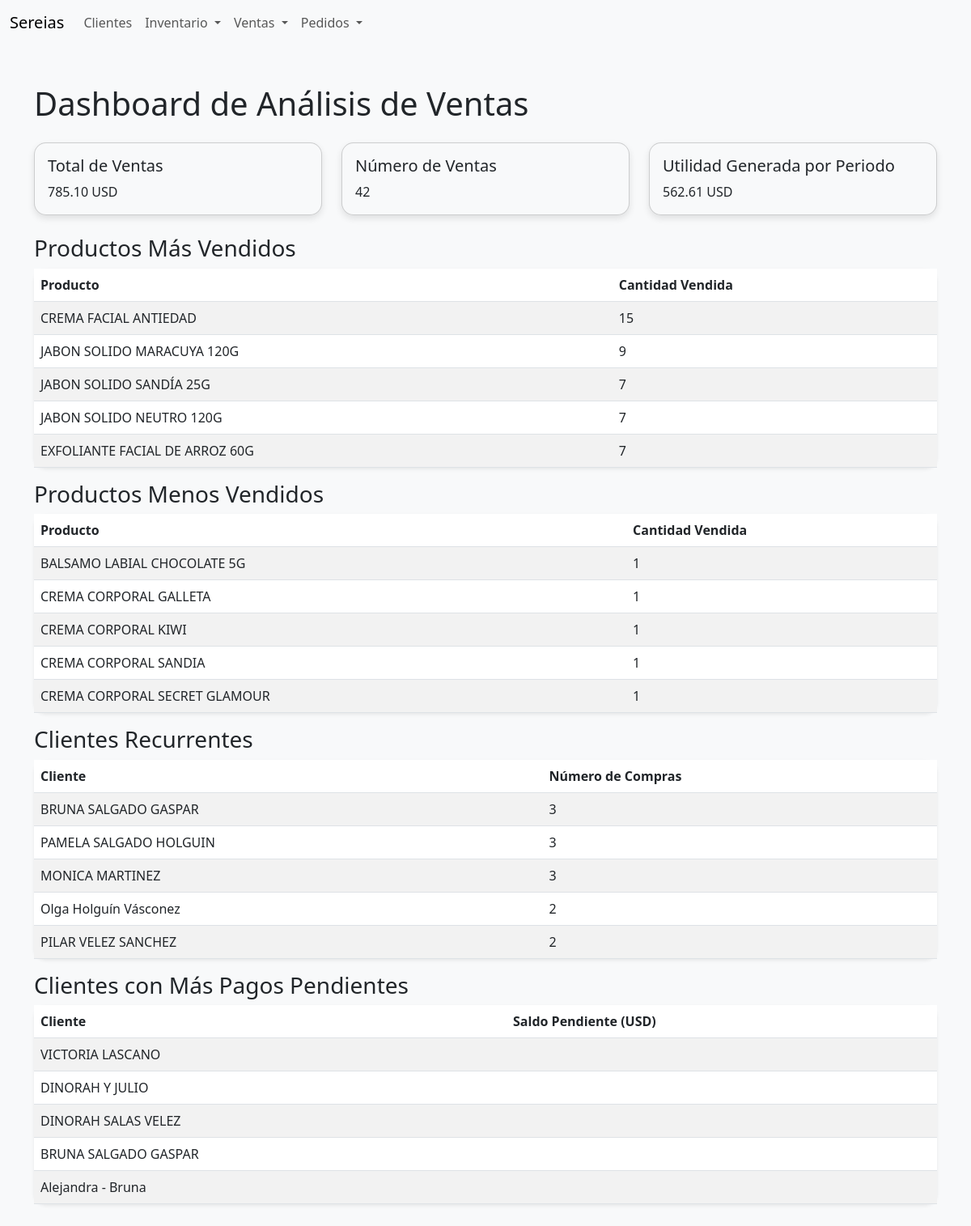
The page /inventario/dashboard/ on the database its author committed.
### inventory/models.py (models this page shows, shortened)
class Producto(models.Model):
    UNIDADES = [
        ('g', 'Gramos'),
        ('ml', 'Mililitros'),
        ('unidad', 'Unidades'),
    ]
    CATEGORIAS = [
        ('Jabón Líquido', 'Jabón Líquido'),
        ('Jabón Sólido', 'Jabón Sólido'),
        ('Exfoliante', 'Exfoliante'),
        ('Body Lotion', 'Body Lotion'),
        ('Chapstick', 'Chapstick'),
        ('Crema Facial', 'Crema Facial'),
        ('Manteca Corporal', 'Manteca Corporal'),
        ('Toallas', 'Toallas'),
        ('Especiarías', 'Especiarías'),
        ('Suculentas', 'Suculentas'),
        ('Velas', 'Velas'),
        ('Hinode-Otros', 'Hinode-Otros'),
    ]
    codigo = models.CharField(max_length=20, unique=True)
    categoria = models.CharField(max_length=50, choices=CATEGORIAS)
    nombre = models.CharField(max_length=100)
    presentacion = models.DecimalField(max_digits=10, decimal_places=2)
    unidad = models.CharField(max_length=10, choices=UNIDADES)
    cantidad = models.PositiveIntegerField()
    costo_unitario = models.DecimalField(max_digits=10, decimal_places=2)
    total_costo = models.DecimalField(max_digits=10, decimal_places=2, editable=False)
    precio_unitario = models.DecimalField(max_digits=10, decimal_places=2)
    total_precio = models.DecimalField(max_digits=10, decimal_places=2, editable=False)
    utilidad_operativa = models.DecimalField(max_digits=10, decimal_places=2, editable=False)
    utilidad_unitaria = models.DecimalField(max_digits=10, decimal_places=2, editable=False)
    rentabilidad = models.DecimalField(max_digits=5, decimal_places=2, editable=False)

class Cliente(models.Model):
    nombre = models.CharField(max_length=255)
    email = models.EmailField(blank=True, null=True)
    telefono = models.CharField(max_length=20, blank=True, null=True)
    direccion = models.TextField(blank=True, null=True)
    identificacion = models.CharField(max_length=50, blank=True, null=True)  # Nuevo campo agregado
    creado = models.DateTimeField(auto_now_add=True)

### inventory/views.py (the view)
# urls.py: path('dashboard/', views.dashboard_analisis_ventas, name='dashboard_analisis_ventas'),
def dashboard_analisis_ventas(request):
    fecha_inicio = request.GET.get('fecha_inicio')
    fecha_fin = request.GET.get('fecha_fin')
    ventas = Venta.objects.all()
    if fecha_inicio and fecha_fin:
        ventas = ventas.filter(fecha__range=[fecha_inicio, fecha_fin])
    total_ventas = ventas.aggregate(Sum('total'))['total__sum'] or 0
    numero_ventas = ventas.count()
    productos_mas_vendidos = DetalleVenta.objects.values('producto__nombre').annotate(
        cantidad_total=Sum('cantidad')
    ).order_by('-cantidad_total')[:5]
    productos_menos_vendidos = DetalleVenta.objects.values('producto__nombre').annotate(
        cantidad_total=Sum('cantidad')
    ).order_by('cantidad_total')[:5]
    clientes_recurrentes = Cliente.objects.annotate(
        numero_compras=Count('venta')
    ).order_by('-numero_compras')[:5]
    clientes_mas_pagos_pendientes = Venta.objects.filter(estado_pago='pendiente').values(
        'cliente__nombre'
    ).annotate(saldo_pendiente=Sum('total') - Sum('pagos__monto')).order_by('-saldo_pendiente')[:5]
    utilidad_por_periodo = ventas.annotate(
        utilidad=Sum(F('detalles__subtotal') - F('detalles__producto__costo_unitario') * F('detalles__cantidad'))
    ).aggregate(Sum('utilidad'))['utilidad__sum'] or Decimal(0.00)
    context = {
        'total_ventas': total_ventas,
        'numero_ventas': numero_ventas,
        'productos_mas_vendidos': productos_mas_vendidos,
        'productos_menos_vendidos': productos_menos_vendidos,
        'clientes_recurrentes': clientes_recurrentes,
        'clientes_mas_pagos_pendientes': clientes_mas_pagos_pendientes,
        'utilidad_por_periodo': utilidad_por_periodo,
    }
    return render(request, 'inventory/dashboard_analisis_ventas.html', context)

### inventory/templates/inventory/dashboard_analisis_ventas.html (shortened to what this page needs)
{% extends 'inventory/base.html' %}
{% block content %}
<h1 class="mb-4">Dashboard de Análisis de Ventas</h1>
<div class="row mb-4">
    <div class="col-md-4">
        <div class="card card-custom bg-light">
            <div class="card-body">
                <h5 class="card-title">Total de Ventas</h5>
                <p class="card-text">{{ total_ventas|floatformat:2 }} USD</p>
            </div>
        </div>
    </div>
    <div class="col-md-4">
        <div class="card card-custom bg-light">
            <div class="card-body">
                <h5 class="card-title">Número de Ventas</h5>
                <p class="card-text">{{ numero_ventas }}</p>
            </div>
        </div>
    </div>
    <div class="col-md-4">
        <div class="card card-custom bg-light">
            <div class="card-body">
                <h5 class="card-title">Utilidad Generada por Periodo</h5>
                <p class="card-text">{{ utilidad_por_periodo|floatformat:2 }} USD</p>
            </div>
        </div>
    </div>
</div>
<h3>Productos Más Vendidos</h3>
<table class="table table-striped shadow-sm rounded-border">
    <thead>
        <tr>
            <th>Producto</th>
            <th>Cantidad Vendida</th>
        </tr>
    </thead>
    <tbody>
        {% for producto in productos_mas_vendidos %}
        <tr>
            <td>{{ producto.producto__nombre }}</td>
            <td>{{ producto.cantidad_total }}</td>
        </tr>
        {% endfor %}
    </tbody>
</table>
<h3>Productos Menos Vendidos</h3>
<table class="table table-striped shadow-sm rounded-border">
    <thead>
        <tr>
            <th>Producto</th>
            <th>Cantidad Vendida</th>
        </tr>
    </thead>
    <tbody>
        {% for producto in productos_menos_vendidos %}
        <tr>
            <td>{{ producto.producto__nombre }}</td>
            <td>{{ producto.cantidad_total }}</td>
        </tr>
        {% endfor %}
    </tbody>
</table>
<h3>Clientes Recurrentes</h3>
<table class="table table-striped shadow-sm rounded-border">
    <thead>
        <tr>
            <th>Cliente</th>
            <th>Número de Compras</th>
        </tr>
    </thead>
    <tbody>
        {% for cliente in clientes_recurrentes %}
        <tr>
            <td>{{ cliente.nombre }}</td>
            <td>{{ cliente.numero_compras }}</td>
        </tr>
        {% endfor %}
    </tbody>
</table>
<h3>Clientes con Más Pagos Pendientes</h3>
<table class="table table-striped shadow-sm rounded-border">
    <thead>
        <tr>
            <th>Cliente</th>
            <th>Saldo Pendiente (USD)</th>
        </tr>
    </thead>
    <tbody>
        {% for cliente in clientes_mas_pagos_pendientes %}
        <tr>
            <td>{{ cliente.cliente__nombre }}</td>
            <td>{{ cliente.saldo_pendiente|floatformat:2 }}</td>
        </tr>
        {% endfor %}
    </tbody>
</table>
{% endblock %}

### inventory/templates/inventory/base.html (style rules this page uses)
body { background-color: #f8f9fa; }
.card-custom { border-radius: 15px; box-shadow: 0 4px 8px rgba(0, 0, 0, 0.1); }
.rounded-border { border-radius: 15px; }
.shadow-sm { box-shadow: 0 4px 8px rgba(0, 0, 0, 0.1); }

### rows shown on the page
Producto: producto__nombre "CREMA FACIAL ANTIEDAD", cantidad_total "15"
Producto: producto__nombre "JABON SOLIDO MARACUYA 120G", cantidad_total "9"
Producto: producto__nombre "JABON SOLIDO SANDÍA 25G", cantidad_total "7"
Producto: producto__nombre "JABON SOLIDO NEUTRO 120G", cantidad_total "7"
Producto: producto__nombre "EXFOLIANTE FACIAL DE ARROZ 60G", cantidad_total "7"
Producto: producto__nombre "CREMA CORPORAL GALLETA", cantidad_total "1"
Cliente: nombre "BRUNA SALGADO GASPAR", numero_compras "3"
Cliente: nombre "PAMELA SALGADO HOLGUIN", numero_compras "3"
Cliente: nombre "MONICA MARTINEZ", numero_compras "3"
Cliente: nombre "Olga Holguín Vásconez", numero_compras "2"
Cliente: nombre "PILAR VELEZ SANCHEZ", numero_compras "2"

### other values the page prints
{{ total_ventas|floatformat:2 }} "785.10"
{{ numero_ventas }} "42"
{{ utilidad_por_periodo|floatformat:2 }} "562.61"
{{ producto.producto__nombre }} "BALSAMO LABIAL CHOCOLATE 5G" "CREMA CORPORAL KIWI" "CREMA CORPORAL SANDIA" "CREMA CORPORAL SECRET GLAMOUR"
{{ producto.cantidad_total }} "1" "1" "1" "1"
{{ cliente.cliente__nombre }} "VICTORIA LASCANO" "DINORAH Y JULIO" "DINORAH SALAS VELEZ" "BRUNA SALGADO GASPAR" "Alejandra - Bruna"
